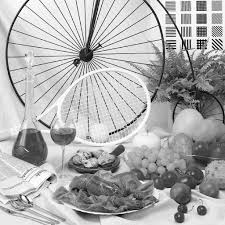
%> input picture tests/images (1).jpg, 225 x 225 px
$ octave --eval "result = dog_filter(imread('../tests/images (1).jpg'));"   (GNU Octave 9; MATLAB toolbox functions it lacks are replaced by stand-ins)
%> lines starting %> are read from the running program, lines starting %| are printed output that depends on the picture
function outputImg = dog_filter(inputImg)
    sigma1 = 2.0;
    sigma2 = 1.0;


    g1 = imgaussfilt(inputImg, sigma1);
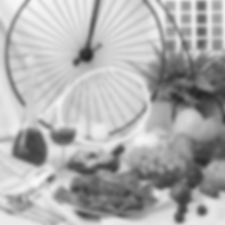
%> g1: size 225x225x3 uint8; min 37, max 249, mean 174
    g2 = imgaussfilt(inputImg, sigma2);
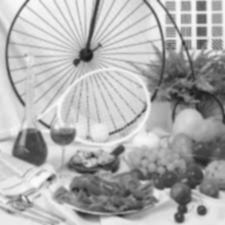
%> g2: size 225x225x3 uint8; min 27, max 252, mean 174
    diffImg = double(g1) - double(g2);
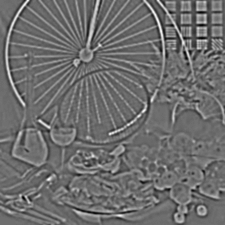
%> diffImg: size 225x225x3 double; min -48, max 63, mean 0; drawn with min black and max white

    outputImg = mat2gray(diffImg);

end

$ run again, on tests/images (2).jpg
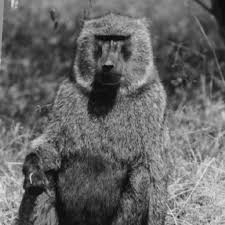
%> input picture tests/images (2).jpg, 225 x 225 px
%> in dog_filter, `g1 = imgaussfilt(inputImg, sigma1);`:
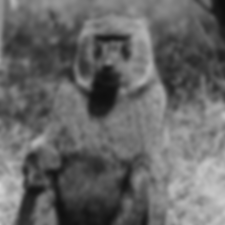
%> g1: size 225x225x3 uint8; min 13, max 208, mean 101.8
%> in dog_filter, `diffImg = double(g1) - double(g2);`:
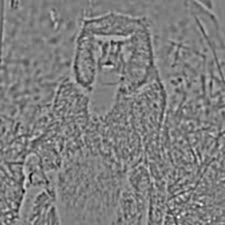
%> diffImg: size 225x225x3 double; min -38, max 38, mean 0; drawn with min black and max white

$ run again, on tests/images (3).jpg
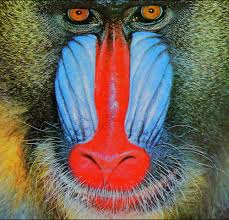
%> input picture tests/images (3).jpg, 229 x 220 px
%> in dog_filter, `g2 = imgaussfilt(inputImg, sigma2);`:
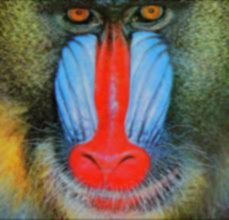
%> g2: size 220x229x3 uint8; mean R, G, B 114, 101.4, 90
%> in dog_filter, `diffImg = double(g1) - double(g2);`:
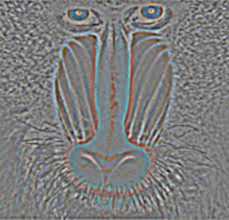
%> diffImg: size 220x229x3 double; mean R, G, B -0.1, -0.1, -0.1; drawn with min black and max white
